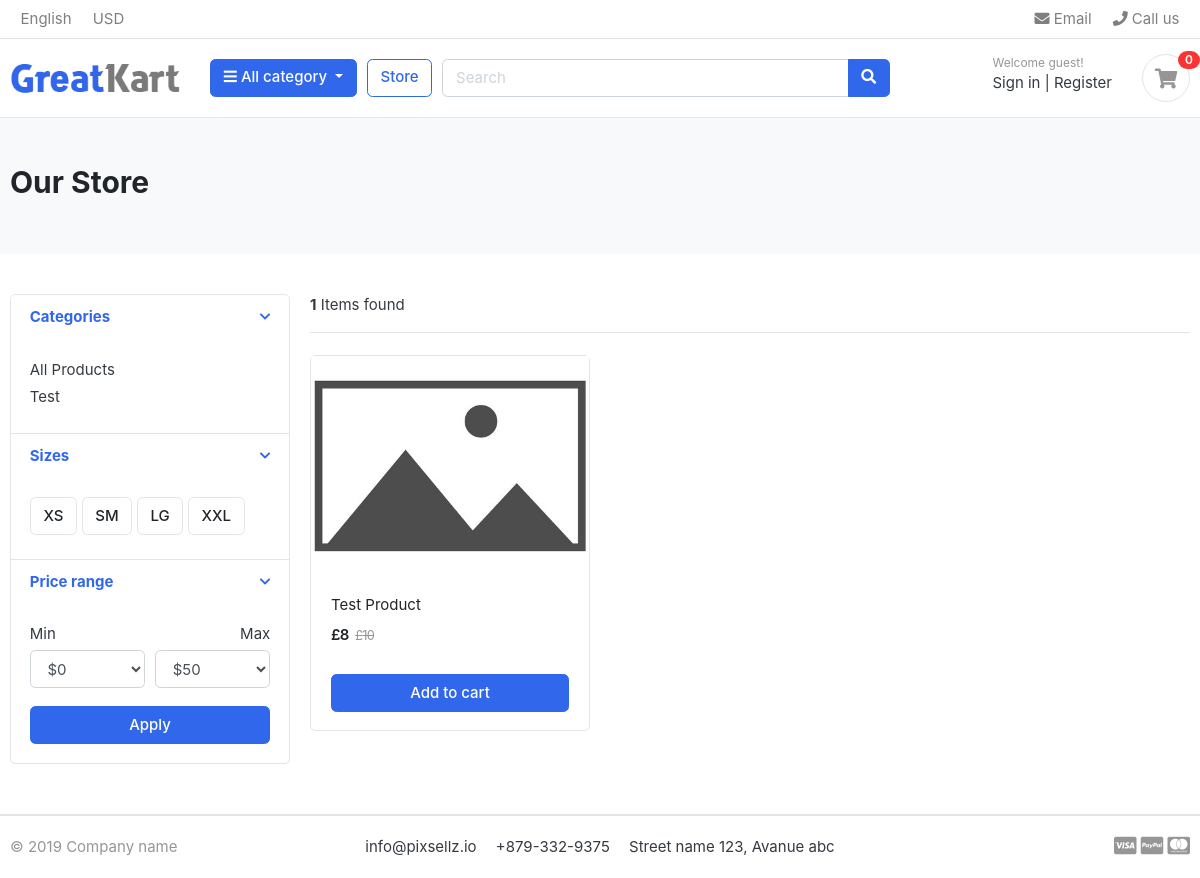
The page /store/ on the database as committed earlier.
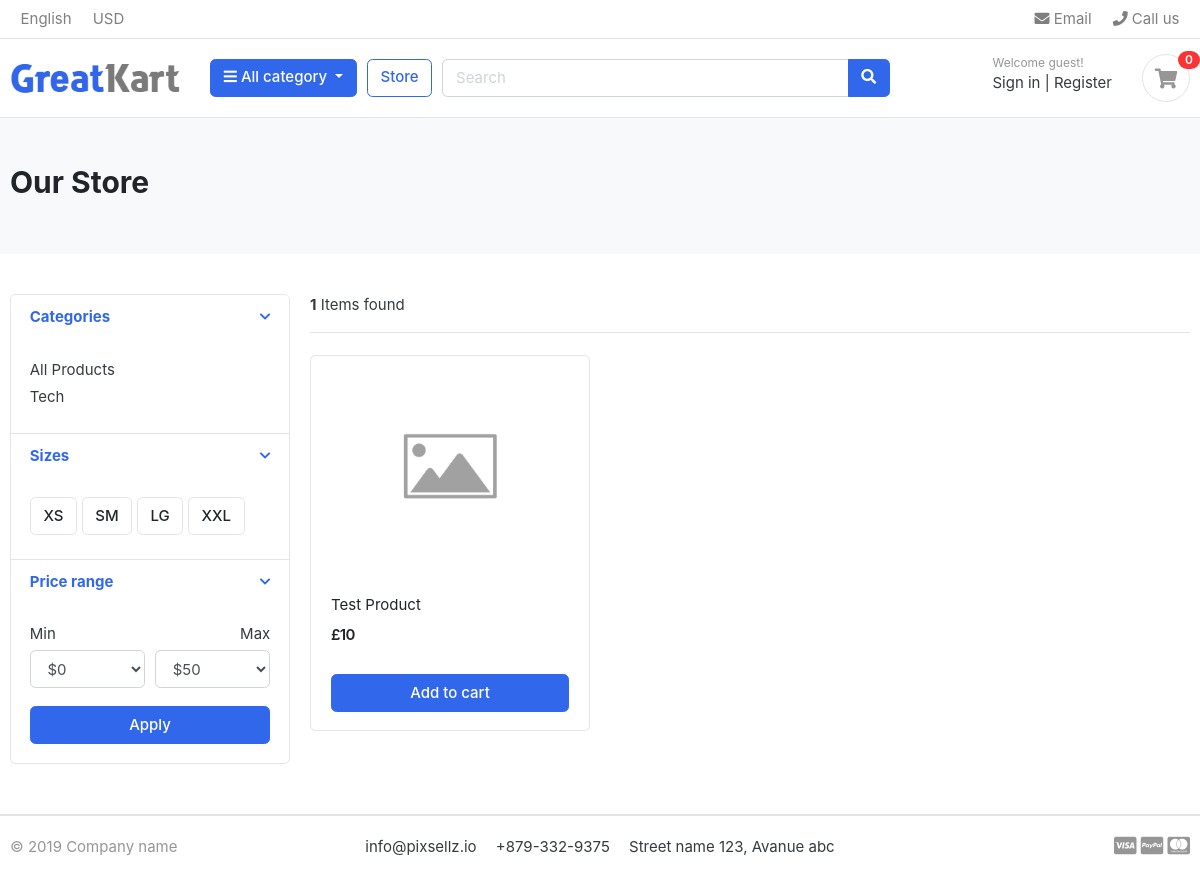
The same page on the database as committed later.
### category/models.py (models this page shows, shortened)
class Category(models.Model):
    category_name = models.CharField(max_length=50, unique=True)
    category_slug = models.SlugField(max_length=100, unique=True)
    category_description = models.TextField(max_length=255, blank=True)
    category_image = models.ImageField(upload_to='images/category', blank=True)
    class Meta:
        verbose_name = "category"
        verbose_name_plural = "categories"
    def get_slug_url(self):
        return reverse('products_by_category', args=[self.category_slug])

### store/models.py (models this page shows, shortened)
class Product(models.Model):
    product_name = models.CharField(max_length=200, unique=True)
    product_slug = models.SlugField(max_length=200, unique=True)
    product_sku = models.CharField(max_length=25, unique=True)
    product_description = models.CharField(max_length=500, blank=True)
    product_price = models.IntegerField()
    product_special_price = models.IntegerField(default=0)
    product_images = models.ImageField(upload_to='images/products', blank=True)
    product_stock = models.IntegerField()
    is_available = models.BooleanField(default=True)
    product_category = models.ForeignKey(Category, on_delete=models.CASCADE)
    created_at = models.DateTimeField(auto_now_add=True)
    updated_at = models.DateTimeField(auto_now=True)
    def get_product_url(self):
        return reverse('product_detail', args=[self.product_category.category_slug, self.product_slug])

### store/views.py (the view)
# urls.py: path('store/', include('store.urls')),
def store(request, category_slug=None):
    categories = None
    products = None
    if category_slug is not None:
        categories = get_object_or_404(Category, category_slug=category_slug)
        products = Product.objects.filter(product_category=categories, is_available=True)
        paginator = Paginator(products, 6)
        page = request.GET.get('page')
        paginator_products = paginator.get_page(page)
        product_count = products.count()
    else:
        products = Product.objects.all().filter(is_available=True).order_by('id')
        paginator = Paginator(products, 6)
        page = request.GET.get('page')
        paginator_products = paginator.get_page(page)
        product_count = products.count()
    context = {
        'products': paginator_products,
        'product_count': product_count,
    }
    return render(request, 'store/store.html', context)

### cart/context_processors.py (called while the page is built)
def get_cart_item_total(request):
    try:
        cart = Cart.objects.get(quote_id=_get_quote_id(request))
        cart_items = CartItem.objects.filter(cart=cart, is_active=True)
        item_total = cart_items.count()
    except Cart.DoesNotExist:
        item_total = 0
    return dict(item_total=item_total)

### cart/views.py (called while the page is built)
def _get_quote_id(request):
    quote = request.session.session_key
    if not quote:
        quote = request.session.create
    return quote

### category/context_processors.py (called while the page is built)
def navigation_links(request):
    links = Category.objects.all()
    return dict(links=links)

### templates/store/store.html (shortened to what this page needs)
{% extends 'base.html' %}
{% load static %}
{% block content %}
<section class="section-pagetop bg">
<div class="container">
	{% if page_name %}
		<h2 class="title-page">{{page_name}}</h2>
	{% else %}
		<h2 class="title-page">Our Store</h2>
	{% endif %}
</div>
</section>
<section class="section-content padding-y">
<div class="container">
<div class="row">
	<aside class="col-md-3">
<div class="card">
	<article class="filter-group">
		<header class="card-header">
			<a href="#" data-toggle="collapse" data-target="#collapse_1" aria-expanded="true" class="">
				<i class="icon-control fa fa-chevron-down"></i>
				<h6 class="title">Categories</h6>
			</a>
		</header>
		<div class="filter-content collapse show" id="collapse_1" style="">
			<div class="card-body">
				<ul class="list-menu">
					<li><a href="{% url 'store' %}">All Products  </a></li>
					{% for category in links %}
					<li><a href="{{ category.get_slug_url }}">{{ category.category_name }}  </a></li>
					{% endfor %}
				</ul>
			</div>
		</div>
	</article>
	<article class="filter-group">
		<header class="card-header">
			<a href="#" data-toggle="collapse" data-target="#collapse_4" aria-expanded="true" class="">
				<i class="icon-control fa fa-chevron-down"></i>
				<h6 class="title">Sizes </h6>
			</a>
		</header>
		<div class="filter-content collapse show" id="collapse_4" style="">
			<div class="card-body">
			  <label class="checkbox-btn">
			    <span class="btn btn-light"> XS </span>
			  </label>
			  <label class="checkbox-btn">
			    <span class="btn btn-light"> SM </span>
			  </label>
			  <label class="checkbox-btn">
			    <span class="btn btn-light"> LG </span>
			  </label>
			  <label class="checkbox-btn">
			    <span class="btn btn-light"> XXL </span>
			  </label>
		</div>
		</div>
	</article>
	<article class="filter-group">
		<header class="card-header">
			<a href="#" data-toggle="collapse" data-target="#collapse_3" aria-expanded="true" class="">
				<i class="icon-control fa fa-chevron-down"></i>
				<h6 class="title">Price range </h6>
			</a>
		</header>
		<div class="filter-content collapse show" id="collapse_3" style="">
			<div class="card-body">
				<div class="form-row">
				<div class="form-group col-md-6">
				  <label>Min</label>
				  	<select class="mr-2 form-control">
						<option value="0">$0</option>
					</select>
				</div>
				<div class="form-group text-right col-md-6">
				  <label>Max</label>
				  	<select class="mr-2 form-control">
						<option value="50">$50</option>
					</select>
				</div>
				</div>
				<button class="btn btn-block btn-primary">Apply</button>
			</div>
		</div>
	</article>
</div>
	</aside>
	<main class="col-md-9">
<header class="border-bottom mb-4 pb-3">
		<div class="form-inline">
			<span class="mr-md-auto"><b>{{ product_count }}</b> Items found </span>
		</div>
</header>
<div class="row">
	{% for product in products %}
	<div class="col-md-4">
		<figure class="card card-product-grid">
			<div class="img-wrap">
				<img src="{{ product.product_images.url }}">
			</div>
			<figcaption class="info-wrap">
				<div class="fix-height">
					<a href="{{ product.get_product_url }}" class="title">{{ product.product_name }}</a>
					<div class="price-wrap mt-2">
						{% if product.product_special_price > 0 and product.product_special_price < product.product_price %}
							<span class="price">£{{ product.product_special_price }}</span>
							<del class="price-old">£{{ product.product_price }}</del>
						{% else %}
							<span class="price">£{{ product.product_price }}</span>
						{% endif %}
					</div>
				</div>
				<a href="{% url 'add_to_cart' product.id %}" class="btn btn-block btn-primary">Add to cart </a>
			</figcaption>
		</figure>
	</div>
	{% endfor %}
</div>
	</main>
</div>
</div>
</section>
{% endblock %}

### templates/base.html (shortened to what this page needs)
{% load static %}
<!DOCTYPE HTML>
<html lang="en">
<head>
<link href="{% static 'css/bootstrap.css' %}" rel="stylesheet" type="text/css"/>
<link href="{% static 'fonts/fontawesome/css/all.min.css' %}" type="text/css" rel="stylesheet">
<link href="{% static 'css/ui.css' %}" rel="stylesheet" type="text/css"/>
<link href="{% static 'css/responsive.css' %}" rel="stylesheet" media="only screen and (max-width: 1200px)" />
</head>
<body>
{% include 'includes/navbar.html' %}
    {% block content %}{% endblock %}
{% include 'includes/footer.html' %}

### templates/includes/navbar.html (shortened to what this page needs)
{% load static %}
<header class="section-header">
<nav class="navbar p-md-0 navbar-expand-sm navbar-light border-bottom">
<div class="container">
  <div class="collapse navbar-collapse" id="navbarTop4">
    <ul class="navbar-nav mr-auto">
    	<li class="nav-item dropdown">
		 	<a href="#" class="nav-link">   English </a>
		</li>
		<li class="nav-item dropdown">
			<a href="#" class="nav-link"> USD </a>
		</li>
    </ul>
    <ul class="navbar-nav">
		<li><a href="#" class="nav-link"> <i class="fa fa-envelope"></i> Email </a></li>
		<li><a href="#" class="nav-link"> <i class="fa fa-phone"></i> Call us </a></li>
	</ul>
  </div>
</div>
</nav>
<section class="header-main border-bottom">
	<div class="container">
<div class="row align-items-center">
	<div class="col-lg-2 col-md-3 col-6">
		<a href="{% url 'home' %}" class="brand-wrap">
			<img class="logo" src="{% static './images/logo.png' %}">
		</a>
	</div>
	<div class="col-lg col-sm col-md col-6 flex-grow-0">
		<div class="category-wrap dropdown d-inline-block float-right">
			<button type="button" class="btn btn-primary dropdown-toggle" data-toggle="dropdown">
				<i class="fa fa-bars"></i> All category
			</button>
		</div>
	</div>
	<a href="{% url 'store' %}" class="btn btn-outline-primary">Store</a>
	<div class="col-lg  col-md-6 col-sm-12 col">
		<form action="{% url 'search' %}" class="search" method="GET">
			<div class="input-group w-100">
			    <input type="text" name="k" class="form-control" style="width:60%;" placeholder="Search">
			    <div class="input-group-append">
			      <button class="btn btn-primary" type="submit">
			        <i class="fa fa-search"></i>
			      </button>
			    </div>
		    </div>
		</form>
	</div>
	<div class="col-lg-3 col-sm-6 col-8 order-2 order-lg-3">
				<div class="d-flex justify-content-end mb-3 mb-lg-0">
					<div class="widget-header">
						<small class="title text-muted">Welcome guest!</small>
						<div>
							<a href="{% url 'login' %}">Sign in</a> <span class="dark-transp"> | </span>
							<a href="{% url 'register' %}"> Register</a>
						</div>
					</div>
					<a href="{% url 'cart' %}" class="widget-header pl-3 ml-3">
						<div class="icon icon-sm rounded-circle border"><i class="fa fa-shopping-cart"></i></div>
						<span class="badge badge-pill badge-danger notify">{{ item_total }}</span>
					</a>
				</div>
			</div>
</div>
	</div>
</section>
</header>

### templates/includes/footer.html
<footer class="section-footer border-top">
	<div class="container">
		<section class="footer-bottom border-top row">
			<div class="col-md-2">
				<p class="text-muted"> &copy 2019 Company name </p>
			</div>
			<div class="col-md-8 text-md-center">
				<span  class="px-2">info@pixsellz.io</span>
				<span  class="px-2">+879-332-9375</span>
				<span  class="px-2">Street name 123, Avanue abc</span>
			</div>
			<div class="col-md-2 text-md-right text-muted">
				<i class="fab fa-lg fa-cc-visa"></i>
				<i class="fab fa-lg fa-cc-paypal"></i>
				<i class="fab fa-lg fa-cc-mastercard"></i>
			</div>
		</section>
	</div>
</footer>

### static/css/ui.css (style rules this page uses)
html { font-family: "Inter", sans-serif; font-size: 15px; }
.img-wrap { text-align: center; display: block; }
.img-wrap img { max-width: 100%; }
.price-wrap { letter-spacing: -0.7px; }
.icon-xs, .icon-sm, .icon-md, .icon-lg { display: inline-block; text-align: center; flex-shrink: 0; flex-grow: 0; }
.icon-sm { width: 48px; height: 48px; line-height: 48px !important; font-size: 20px; }
.padding-y { padding-top: 40px; padding-bottom: 40px; }
figure { margin-bottom: 0; }
article:after, .form-group:after { display: block; clear: both; content: ""; }
.bg { background-color: #f8f9fa; }
.title-page { color: #212529; }
p:last-child { margin-bottom: 0; }
.header-main { position: relative; padding-top: 1rem; padding-bottom: 1rem; }
.brand-wrap .logo, .navbar-brand .logo { margin-right: 7px; max-height: 42px; display: inline-block; }
.widget-header { display: inline-block; vertical-align: middle; position: relative; }
.widget-header a { color: #343a40; }
.widget-header i { color: #969696; }
.widget-header .title { display: block; }
.widget-header .notify { position: absolute; top: -3px; right: -10px; }
.footer-bottom { padding-top: 20px; padding-bottom: 20px; }
.btn-light { background-color: #fff; border-color: #e4e4e4; }
[class*=list-] li:after { visibility: hidden; display: block; content: ""; overflow: hidden; height: 0; clear: both; }
.list-menu { list-style: none; margin: 0; padding-left: 0; }
.list-menu li { margin-bottom: 5px; }
.list-menu a { color: #343a40; }
[class*=card-product] a.title { color: #212529; display: block; }
[class*=card-product] .img-wrap { overflow: hidden; position: relative; }
[class*=card-product] .img-wrap img { height: 100%; max-width: 100%; width: auto; display: inline-block; -o-object-fit: cover; object-fit: cover; }
.card-product-grid { margin-bottom: 20px; }
.card-product-grid .img-wrap { border-radius: 0.2rem 0.2rem 0 0; height: 220px; }
.card-product-grid .info-wrap { overflow: hidden; padding: 18px 20px; }
.card-product-grid .fix-height { height: 80px; overflow: hidden; }
.card .img-wrap { overflow: hidden; }
.notify { position: absolute; top: -4px; right: -10px; display: inline-block; padding: 0.25em 0.6em; font-size: 12px; line-height: 1; text-align: center; border-radius: 3rem; color: #fff; background-color: #fa3434; }
.price { font-weight: 600; color: #212529; }
.icon-control { margin-top: 5px; float: right; font-size: 80%; }
.card-header .title { margin-bottom: 0; line-height: 1.5; }
.filter-group { border-bottom: 1px solid #e4e4e4; }
.filter-group .card-header { border-bottom: 0; }
.filter-group:last-child { border-bottom: 0; }
.checkbox-btn { position: relative; }
.section-pagetop { padding: 45px 0; }

Rows that differ between the two databases and show on the page:
changed Category: category_name "Test" → "Tech"
changed Product "Test Product": product_images: picture removed, a placeholder shows; product_special_price "8" → (not shown)
